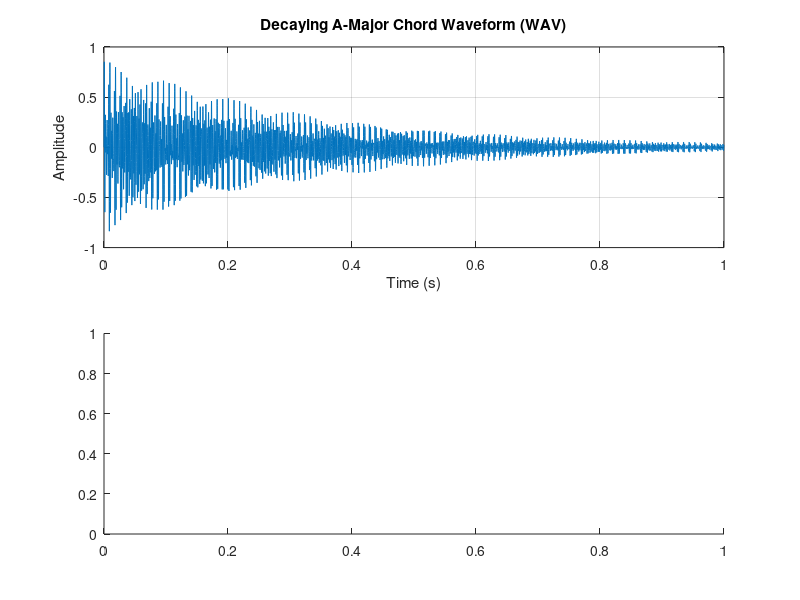

This chart was generated by the following MATLAB code: (Note: this script raises an error after producing the figure.)
% Audio I/O Round-trip — audiowrite, audioinfo, audioread
% Synthesize a harmonic musical chord with exponential decay,
% save to a 16-bit PCM WAV audio file, read back audio data & metadata,
% and plot the waveform along with its time-frequency spectrogram.

clear
close all

% 1. Synthesize a 1-second audio chord (A-major: A4 440 Hz, C#5 554 Hz, E5 659 Hz)
fs = 8000;
t  = (0:1/fs:1-1/fs)';

env = exp(-3 * t);  % exponential amplitude envelope
y   = 0.3 * env .* (sin(2*pi*440*t) + sin(2*pi*554.37*t) + sin(2*pi*659.25*t));

% 2. Save audio to WAV file
audio_file = 'demo_chord.wav';
audiowrite(audio_file, y, fs, 'BitsPerSample', 16);

% 3. Inspect audio metadata via audioinfo
info = audioinfo(audio_file);
fprintf('Sample Rate:   %d Hz\n',   info.SampleRate);
fprintf('Channels:      %d\n',      info.NumChannels);
fprintf('Total Samples: %d\n',      info.TotalSamples);
fprintf('Duration:      %.2f s\n',  info.Duration);

% 4. Read back the audio signal
[y_loaded, fs_loaded] = audioread(audio_file);

% 5. Plot the audio waveform and its spectrogram
figure;
subplot(2, 1, 1);
plot(t, y_loaded);
xlabel('Time (s)');
ylabel('Amplitude');
title('Decaying A-Major Chord Waveform (WAV)');
grid on;

subplot(2, 1, 2);
spectrogram(y_loaded, 256, 200, 512, fs_loaded, 'yaxis');
title('Audio Spectrogram');
sgtitle('Audio File I/O (audiowrite / audioread / audioinfo)');
